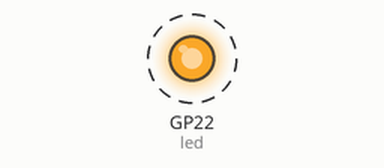
Simulated run of this program. Board: Raspberry Pi Pico running CircuitPython. Parts: output pins drawn as LEDs (lit = HIGH). Dashed ring = blinking. USB keyboard and mouse output is not drawn; what the program prints to the serial console is not drawn.

Above: at 0.05 s.
Timing chart, 0 to 3.0 s (numbered marks = the images above):
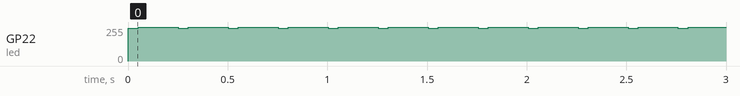

Measured:
- by itself, GP22 (led): alternates 253/255 for 0.20 s and 245/255 for 0.05 s

The program:

code.py
```python
import time
import usb_hid
from adafruit_hid.mouse import Mouse
import os

# For LED control
import board
import pwmio

led = pwmio.PWMOut(board.GP22, frequency=5000, duty_cycle=65535)

mouse = Mouse(usb_hid.devices)

wait = os.getenv("MOVE_INTERVAL") / 1000
move_distance = os.getenv("MOVE_STEP")
mouse_moving = os.getenv("MOVE_MOVING")
state = 0

blink_interval = 0.05

print("Mouse mover started")

while mouse_moving:
    if state == 0:
        x, y = move_distance, move_distance
        move_name = "UP_RIGHT"
    elif state == 1:
        x, y = move_distance, -move_distance
        move_name = "DOWN_RIGHT"
    elif state == 2:
        x, y = -move_distance, -move_distance
        move_name = "DOWN_LEFT"
    elif state == 3:
        x, y = -move_distance, move_distance
        move_name = "UP_LEFT"

    led.duty_cycle = 63000
    mouse.move(x=x, y=y)
    print(f"Mouse did {move_name} with coordinates ({x}, {y})")
    time.sleep(blink_interval)
    led.duty_cycle = 65000

    time.sleep(wait - blink_interval)

    state = (state + 1) % 4

print("Mouse mover stopped")
```
